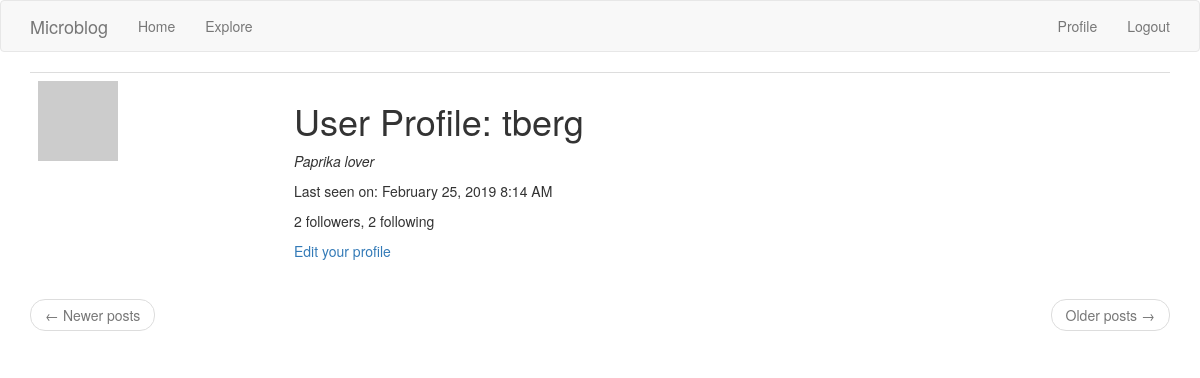
Page /user/tberg (signed in) on the earlier database version.
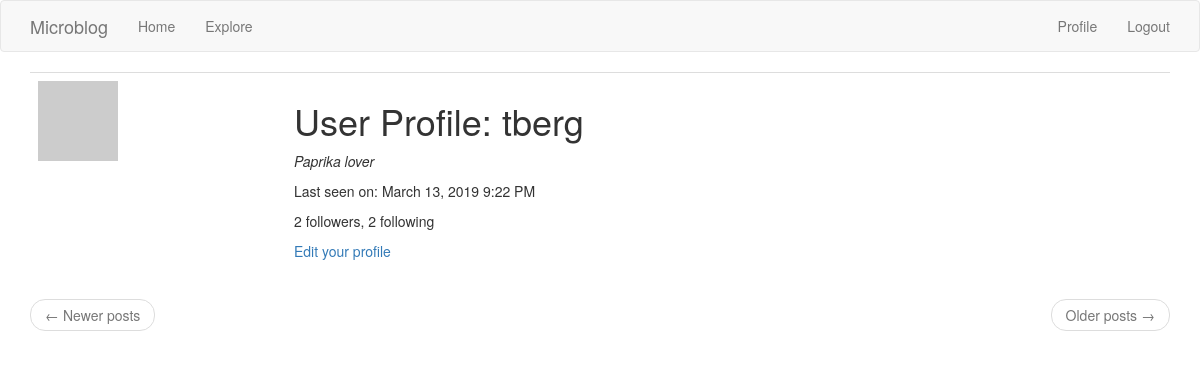
Same page on the later database version.
### app/models.py (models this page shows, shortened)
class User(UserMixin, db.Model):
    id = db.Column(db.Integer, primary_key=True)
    username = db.Column(db.String(32), index=True, unique=True)
    email = db.Column(db.String(128), index=True, unique=True)
    password_hash = db.Column(db.String(128))
    posts = db.relationship('Post', backref='author', lazy='dynamic')
    about_me = db.Column(db.String(140))
    last_seen = db.Column(db.DateTime, default=datetime.utcnow)
    followed = db.relationship(
        'User', secondary=followers,
        primaryjoin=(followers.c.follower_id == id),  # the 'c' attribute of any table contains its columns
        secondaryjoin=(followers.c.followed_id == id),
        backref=db.backref('followers', lazy='dynamic'),
        lazy='dynamic')
    def avatar(self, size):
        digest = md5(self.email.lower().encode('utf-8')).hexdigest()  # returns a string hex code
        return 'https://www.gravatar.com/avatar/{}?s={}&d=identicon'.format(digest, size)

### app/routes.py (the view)
@app.route('/user/<username>')
@login_required
def user(username):
    user = User.query.filter_by(username=username).first_or_404()  # if user isn't found, return a 404 error
    page = request.args.get('page', 1, type=int)
    posts = user.posts.order_by(Post.timestamp.desc()).paginate(page, app.config['POSTS_PER_PAGE'], False)
    prev_url = url_for('user', username=user.username, page=posts.prev_num) if posts.has_prev else None
    next_url = url_for('user', username=user.username, page=posts.next_num) if posts.has_next else None
    return render_template('user.html', user=user, posts=posts.items, next_url=next_url, prev_url=prev_url)

### app/models.py (called while the page is built)
@login.user_loader
def load_user(id):
    return User.query.get(int(id))

### app/routes.py (called while the page is built)
@app.before_request
def before_request():
    if current_user.is_authenticated:
        current_user.last_seen = datetime.utcnow()
        db.session.commit()
    g.locale = str(get_locale())

### app/templates/user.html (shortened to what this page needs)
{% extends "base.html" %}
{% block app_content %}
    <table class="table table-hover" id="user_profile_header">
        <tr>
            <td width="256px"><img src="{{ user.avatar(200) }}"></td>
            <td>
                <h1>{{ _('User Profile') }}: {{ user.username }}</h1>
                {% if user.about_me %}
                    <p>
                        <i>{{ user.about_me }}</i>
                    </p>
                {% endif %}
                {% if user.last_seen %}
                    <p>{{ _('Last seen on:') }} {{ moment(user.last_seen).format('LLL') }}</p>
                {% endif %}
                <p>
                    {{ _('%(count)d followers', count=user.followers.count()) }},
                    {{ _('%(count)d following', count=user.followed.count()) }}
                </p>
                {% if user == current_user %}
                    <p><a href="{{ url_for('edit_profile') }}">{{ _('Edit your profile') }}</a></p>
                {% elif not current_user.is_following(user) %}
                    <p><a href="{{ url_for('follow', username=user.username) }}">{{ _('Follow') }}</a></p>
                {% else %}
                    <p><a href="{{ url_for('unfollow', username=user.username) }}">{{ _('Unfollow') }}</a></p>
                {% endif %}
            </td>
        </tr>
    </table>
    <nav aria-label="...">
        <ul class="pager">
            <li class="previous{% if not prev_url %} disabled{% endif %}">
                <a href="{{ prev_url or '#' }}">
                    <span aria-hidden="true">&larr;</span> {{ _('Newer posts') }}
                </a>
            </li>
            <li class="next{% if not next_url %} disabled{% endif %}">
                <a href="{{ next_url or '#' }}">
                    {{ _('Older posts') }} <span aria-hidden="true">&rarr;</span>
                </a>
            </li>
        </ul>
    </nav>
{% endblock %}

### app/templates/base.html (shortened to what this page needs)
{% extends 'bootstrap/base.html' %}
{% block navbar %}
    <nav class="navbar fixed-top navbar-default">
        <div class="container">
            <a class="navbar-brand" href="{{ url_for('index') }}">Microblog</a>
                <ul class="nav navbar-nav">
                    <li><a href="{{ url_for('index') }}">{{ _('Home') }}</a></li>
                    <li><a href="{{ url_for('explore') }}">{{ _('Explore') }}</a></li>
                </ul>
                <ul class="nav navbar-nav navbar-right">
                    {% if current_user.is_anonymous %}
                        <li><a href="{{ url_for('login') }}">{{ _('Login') }}</a></li>
                    {% else %}
                        <li><a href="{{ url_for('user', username=current_user.username) }}">{{ _('Profile') }}</a></li>
                        <li><a href="{{ url_for('logout') }}">{{ _('Logout') }}</a></li>
                    {% endif %}
                </ul>
        </div>
    </nav>
{% endblock %}
{% block content %}
    <div class="container">
        {% block app_content %}{% endblock %}
    </div>
{% endblock %}

Differences in the rows shown:
changed User "tberg": last_seen "February 25, 2019 8:14 AM" → "March 13, 2019 9:22 PM"
